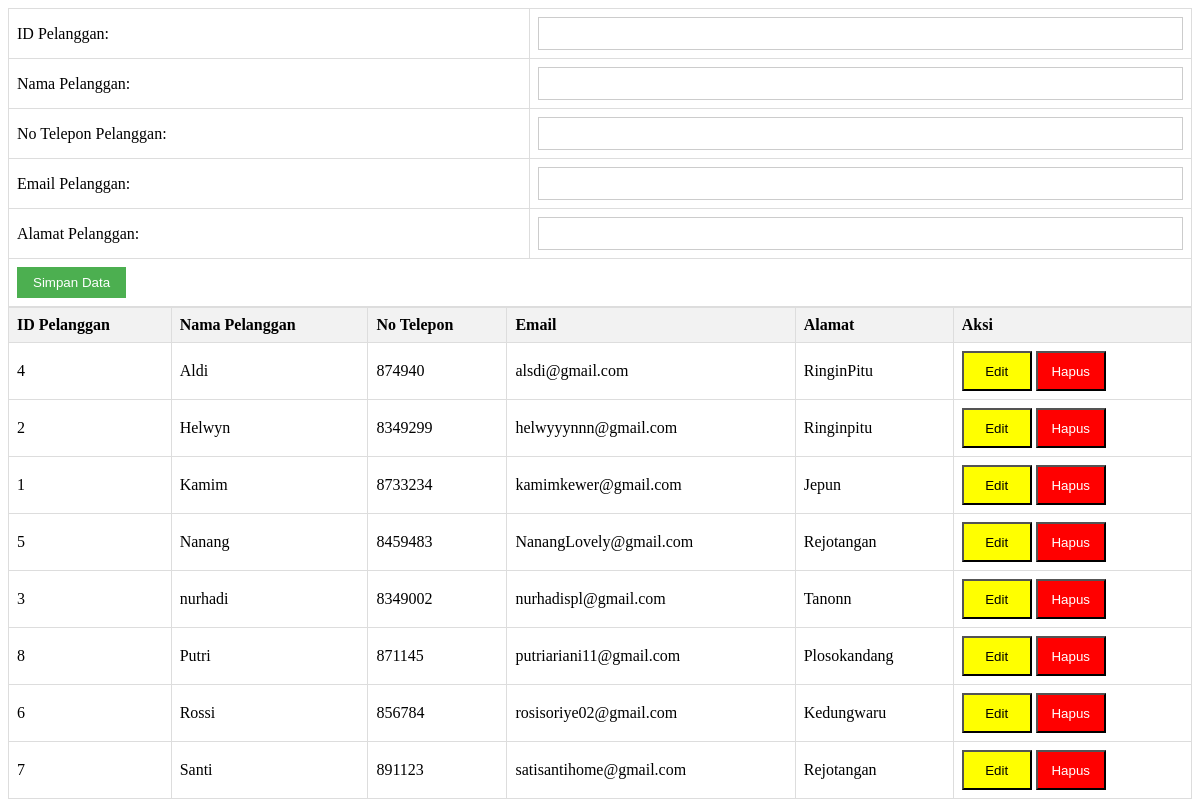
Page /CRUDpelanggan.php on the committed database.
### tables this page shows
CREATE TABLE `pelanggan` (
  `ID_Pelanggan` varchar(4) NOT NULL,
  `Nama_Pelanggan` varchar(50) DEFAULT NULL,
  `No_Hp_Pelanggan` int(16) DEFAULT NULL,
  `Email_Pelanggan` varchar(35) DEFAULT NULL,
  `Alamat_Pelanggan` varchar(100) DEFAULT NULL
);

### CRUDpelanggan.php (the view, shortened to what this page needs)
<!DOCTYPE html>
<html>
<head>
</head>
<body>
<?php
include "koneksi.php";
$id_pelanggan = '';
$nama_pelanggan = '';
$no_hp_pelanggan = '';
$email_pelanggan = '';
$alamat_pelanggan = '';
?>
<form action="" method="POST">
    <table>
        <tr>
            <td><label for="id_pelanggan">ID Pelanggan:</label></td>
            <td><input type="text" name="id_pelanggan" value="<?php echo htmlspecialchars($id_pelanggan); ?>" required></td>
        </tr>
        <tr>
            <td><label for="nama_pelanggan">Nama Pelanggan:</label></td>
            <td><input type="text" name="nama_pelanggan" value="<?php echo htmlspecialchars($nama_pelanggan); ?>" required></td>
        </tr>
        <tr>
            <td><label for="no_hp_pelanggan">No Telepon Pelanggan:</label></td>
            <td><input type="text" name="no_hp_pelanggan" value="<?php echo htmlspecialchars($no_hp_pelanggan); ?>" required></td>
        </tr>
        <tr>
            <td><label for="email_pelanggan">Email Pelanggan:</label></td>
            <td><input type="text" name="email_pelanggan" value="<?php echo htmlspecialchars($email_pelanggan); ?>" required></td>
        </tr>
        <tr>
            <td><label for="alamat_pelanggan">Alamat Pelanggan:</label></td>
            <td><input type="text" name="alamat_pelanggan" value="<?php echo htmlspecialchars($alamat_pelanggan); ?>" required></td>
        </tr>
        <tr>
            <td colspan="2">
                <?php if ($id_pelanggan != ''): ?>
                    <input type="hidden" name="edit" value="true">
                    <input type="submit" value="Update Data">
                <?php else: ?>
                    <input type="submit" value="Simpan Data">
                <?php endif; ?>
            </td>
        </tr>
    </table>
</form>
<table>
    <tr>
        <th>ID Pelanggan</th>
        <th>Nama Pelanggan</th>
        <th>No Telepon</th>
        <th>Email</th>
        <th>Alamat</th>
        <th>Aksi</th>
    </tr>
    <?php
    $sql = "SELECT * FROM pelanggan ORDER BY Nama_Pelanggan ASC";
    $result = $koneksi->query($sql);
    if ($result->num_rows > 0) {
        while ($tampil = $result->fetch_assoc()) {
            echo "
            <tr>
                <td>" . htmlspecialchars($tampil['ID_Pelanggan']) . "</td>
                <td>" . htmlspecialchars($tampil['Nama_Pelanggan']) . "</td>
                <td>" . htmlspecialchars($tampil['No_Hp_Pelanggan']) . "</td>
                <td>" . htmlspecialchars($tampil['Email_Pelanggan']) . "</td>
                <td>" . htmlspecialchars($tampil['Alamat_Pelanggan']) . "</td>
                <td class='aksi'>
                    <button class='edit' onclick='window.location.href=\"?edit=" . urlencode($tampil['ID_Pelanggan']) . "\"'>Edit</button>
                    <button class='hapus' onclick='if (confirm(\"Yakin ingin menghapus?\")) window.location.href=\"?delete=" . urlencode($tampil['ID_Pelanggan']) . "\"'>Hapus</button>
                </td>
            </tr>
            ";
        }
    } else {
        echo "<tr><td colspan='6'>Tidak ada data Pelanggan</td></tr>";
    }
    ?>
</table>
</body>
</html>

### CRUDpelanggan.php (style rules this page uses)
.aksi button.edit { background-color: #FFFF00; color: #000000; width: 70px; height: 40px; }
.aksi button.hapus { background-color: #FF0000; color: #FFFFFF; width: 70px; height: 40px; }
table { border-collapse: collapse; width: 100%; }
th, td { text-align: left; padding: 8px; border: 1px solid #ddd; }
th { background-color: #f2f2f2; }
input[type="text"] { width: 100%; padding: 8px; border: 1px solid #ccc; box-sizing: border-box; }
input[type="submit"] { padding: 8px 16px; background-color: #4CAF50; color: white; border: none; cursor: pointer; }

### rows in the picture
pelanggan: ID_Pelanggan "4", Nama_Pelanggan "Aldi", No_Hp_Pelanggan "874940", Email_Pelanggan "alsdi@gmail.com", Alamat_Pelanggan "RinginPitu"
pelanggan: ID_Pelanggan "2", Nama_Pelanggan "Helwyn", No_Hp_Pelanggan "8349299", Email_Pelanggan "helwyyynnn@gmail.com", Alamat_Pelanggan "Ringinpitu"
pelanggan: ID_Pelanggan "1", Nama_Pelanggan "Kamim", No_Hp_Pelanggan "8733234", Email_Pelanggan "kamimkewer@gmail.com", Alamat_Pelanggan "Jepun"
pelanggan: ID_Pelanggan "5", Nama_Pelanggan "Nanang", No_Hp_Pelanggan "8459483", Email_Pelanggan "NanangLovely@gmail.com", Alamat_Pelanggan "Rejotangan"
pelanggan: ID_Pelanggan "3", Nama_Pelanggan "nurhadi", No_Hp_Pelanggan "8349002", Email_Pelanggan "nurhadispl@gmail.com", Alamat_Pelanggan "Tanonn"
pelanggan: ID_Pelanggan "8", Nama_Pelanggan "Putri", No_Hp_Pelanggan "871145", Email_Pelanggan "putriariani11@gmail.com", Alamat_Pelanggan "Plosokandang"
pelanggan: ID_Pelanggan "6", Nama_Pelanggan "Rossi", No_Hp_Pelanggan "856784", Email_Pelanggan "rosisoriye02@gmail.com", Alamat_Pelanggan "Kedungwaru"
pelanggan: ID_Pelanggan "7", Nama_Pelanggan "Santi", No_Hp_Pelanggan "891123", Email_Pelanggan "satisantihome@gmail.com", Alamat_Pelanggan "Rejotangan"
